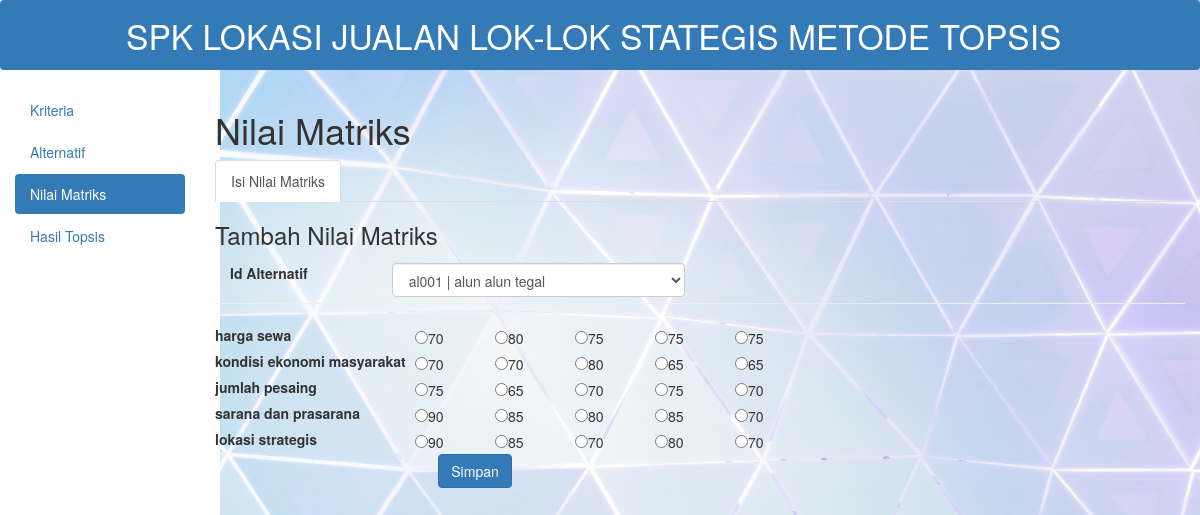
The page /?a=nilaimatrik on the database its author committed.
### tables this page shows
CREATE TABLE `kriteria` (
  `id_kriteria` varchar(5) NOT NULL,
  `nama_kriteria` varchar(45) NOT NULL,
  `bobot` double NOT NULL,
  `poin1` double NOT NULL,
  `poin2` double NOT NULL,
  `poin3` double NOT NULL,
  `poin4` double NOT NULL,
  `poin5` double NOT NULL,
  `sifat` varchar(15) NOT NULL
);

### nilaimatrik.php (the view, shortened to what this page needs)
<h1>Nilai Matriks</h1>
<ul class="nav nav-tabs">
	<li class="active"><a href="index.php?a=kriteria&k=kriteria">Isi Nilai Matriks</a></li>
</ul>
<div class="box-header">
	<h3 class="box-title">Tambah Nilai Matriks</h3>
</div>
<form method="POST" action="">
	<div class="form-group">
		<label class="control-label col-lg-2">Id Alternatif</label>
		<div class="col-lg-4">
			<select name="id_alt" class="form-control">
				<?php
				include("konfig/koneksi.php");
				$s = mysqli_query($conn, "select * from alternatif");
				while ($d = mysqli_fetch_assoc($s)) {
				?>
					<option value="<?php echo $d['id_alternatif'] ?>"><?php echo $d['id_alternatif'] . " | " . $d['nm_alternatif'] ?></option>
				<?php
				}
				?>
			</select>
		</div>
	</div>
	<br />
	<hr />
	<div class="form-group">
		<?php
		$i = 1;
		$alt = mysqli_query($conn, "select * from kriteria");
		while ($dalt = mysqli_fetch_assoc($alt)) {
		?>
			<table align="left">
				<tr>
					<td width="200">
						<label><?php echo $dalt['nama_kriteria']; ?></label>
					</td>
					<div class="col-md-8">
						<td width="80">
							<input type="radio" name="nilai<?php echo $i; ?>" value="<?php echo $dalt['poin1']; ?>" /><?php echo $dalt['poin1']; ?>
						</td>
						<td width="80">
							<input type="radio" name="nilai<?php echo $i; ?>" value="<?php echo $dalt['poin2']; ?>" /><?php echo $dalt['poin2']; ?>
						</td>
						<td width="80">
							<input type="radio" name="nilai<?php echo $i; ?>" value="<?php echo $dalt['poin3']; ?>" /><?php echo $dalt['poin3']; ?>
						</td>
						<td width="80">
							<input type="radio" name="nilai<?php echo $i; ?>" value="<?php echo $dalt['poin4']; ?>" /><?php echo $dalt['poin4']; ?>
						</td>
						<td width="80">
							<input type="radio" name="nilai<?php echo $i; ?>" value="<?php echo $dalt['poin5']; ?>" /><?php echo $dalt['poin5']; ?>
						</td>
				</tr>
			<?php
			$i++;
		}
			?>
			<tr>
				<td colspan=5 align="center">
					<input type="submit" name="simpan" value="Simpan" class="btn btn-primary">
				</td>
			</tr>
			</table>
	</div>
	</div>

### index.php (shortened to what this page needs)
<!DOCTYPE html>
<html lang="en">
<head>
  <link rel="stylesheet" href="css/bootstrap.min.css">
</head>
<body style="background-image:url(bg1.jpg); background-size:1200px; background-repeat:no-repeat;background-position:220px 0px;">
<nav class="navbar navbar-dark bg-primary" style="height:70px;">
  <div class="container-fluid">
    <div class="navbar-header">
      <a style="color:white; font-size:240%; margin-top:10px;margin-left:95px;" class="navbar-brand"  href="#">SPK LOKASI JUALAN LOK-LOK STATEGIS METODE TOPSIS</a>
    </div>
  </div>
</nav>
 <?php
if(@$_GET['a']=='kriteria'){
	$active1='class="active"';
	$active2='';
	$active3='';
	$active4='';
}else if(@$_GET['a']=='alternatif'){
	$active1='';
	$active2='class="active"';
	$active3='';
	$active4='';
}else if(@$_GET['a']=='nilaimatrik'){
	$active1='';
	$active2='';
	$active3='class="active"';
	$active4='';
}else if(@$_GET['a']=='hasiltopsis'){
	$active1='';
	$active2='';
	$active3='';
	$active4='class="active"';
}else{
	$active1='';
	$active2='';
	$active3='';
	$active4='';
}
?>
<div class="col-sm-2">
<ul class="nav nav-pills nav-stacked">
  <li <?php echo $active1 ?>><a href="?a=kriteria&k=kriteria" >Kriteria</a></li>
  <li <?php echo $active2 ?>><a href="?a=alternatif&k=alternatif" >Alternatif</a></li>
  <li <?php echo $active3 ?>><a href="?a=nilaimatrik" >Nilai Matriks</a></li>
  <li  <?php echo $active4 ?>><a href="?a=hasiltopsis&k=nilai_matriks">Hasil Topsis</a></li>
</ul>
</div>
  <div class="col-sm-10">
 <?php
 if(@$_GET['a']=='kriteria'){
	include ("kriteria.php");
 }else if(@$_GET['a']=='alternatif'){
	include ("alternatif.php");
 }else if(@$_GET['a']=='nilaimatrik'){
	include ("nilaimatrik.php");
 }else if(@$_GET['a']=='hasiltopsis'){
	include ("hasiltopsis.php");
 }
 ?>
</body>
</html>

### rows shown on the page
kriteria: nama_kriteria "harga sewa", poin1 "70", poin2 "80", poin3 "75", poin4 "75", poin5 "75"
kriteria: nama_kriteria "kondisi ekonomi masyarakat", poin1 "70", poin2 "70", poin3 "80", poin4 "65", poin5 "65"
kriteria: nama_kriteria "jumlah pesaing", poin1 "75", poin2 "65", poin3 "70", poin4 "75", poin5 "70"
kriteria: nama_kriteria "sarana dan prasarana", poin1 "90", poin2 "85", poin3 "80", poin4 "85", poin5 "70"
kriteria: nama_kriteria "lokasi strategis", poin1 "90", poin2 "85", poin3 "70", poin4 "80", poin5 "70"

### other values the page prints
form field id_alt "al001 | alun alun tegal"
